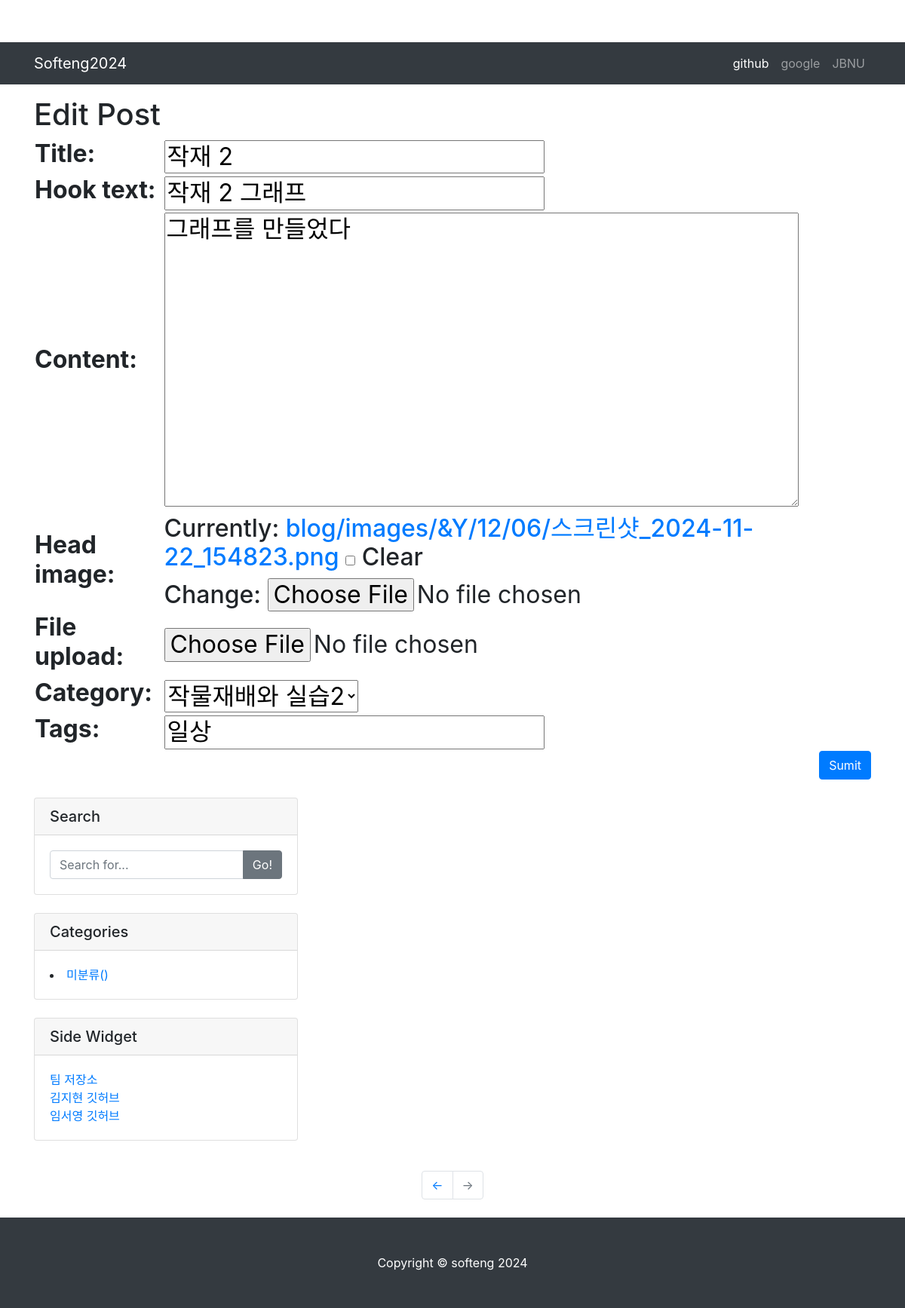
/update_post/8/ (signed in), run on the app's committed database.
### blog/models.py (models this page shows, shortened)
class Post(models.Model):
    title = models.CharField(max_length=30)
    hook_text = models.CharField(max_length=100, blank=True)
    content = models.TextField()
    head_image = models.ImageField(upload_to='blog/images/&Y/%m/%d/', blank=True)
    file_upload = models.FileField(upload_to='blog/files/%Y/%m/%d/', blank=True)
    created_at = models.DateTimeField(auto_now_add=True)
    updated_at = models.DateTimeField(auto_now=True)
    author = models.ForeignKey(User, null=True, on_delete=models.SET_NULL)
    category = models.ForeignKey(Category, null=True, blank=True, on_delete=models.SET_NULL)
    tags = models.ManyToManyField(Tag, blank=True)

class Tag(models.Model):
    name = models.CharField(max_length=50)
    slug = models.SlugField(max_length=200, unique=True, allow_unicode=True)

### blog/views.py (the view, shortened to what this page needs)
# urls.py: path('update_post/<int:pk>/', views.PostUpdate.as_view())
class PostUpdate(LoginRequiredMixin, UpdateView):
    model = Post
    fields = ['title', 'hook_text', 'content', 'head_image', 'file_upload','category']
    template_name = 'blog/post_update_form.html'
    def get_context_data(self, **kwargs):
        context = super(PostUpdate, self).get_context_data()
        if self.object.tags.exists():
            tags_str_list = list()
            for t in self.object.tags.all():
                tags_str_list.append(t.name)
            context['tags_str_default'] = '; '.join(tags_str_list)
        return context
    def dispatch(self, request, *args, **kwargs):
        if request.user.is_authenticated and request.user == self.get_object().author:
            return super(PostUpdate, self).dispatch(request, *args, **kwargs)
        else:
            raise PermissionDenied

### blog/models.py (called while the page is built)
    def __str__(self):
        return self.name

### blog/templates/blog/post_update_form.html (shortened to what this page needs)
{% extends 'blog/base_full_width.html' %}
{% block main_area %}
    <h1> Edit Post</h1>
    <h2/>
    <form method="post" enctype="mutipart/form-data">{% csrf_token %}
    <table>
        {{ form }}
        <tr>
            <th><label for="id_tags_str">Tags:</label></th>
            <td><input type="text" name="tags_str" id="id_tags_str" value="{{ tags_str_default }}"></td>
        </tr>
    </table>
    <button type="summit" class="btn btn-primary float-right">Sumit</button>
    </form>
{% endblock %}

### blog/static/blog/css/blog-post.css (style rules this page uses)
body { padding-top: 56px; }

### data on the page
Post: title "작재 2", hook_text "작재 2 그래프", content "그래프를 만들었다", category "작물재배와 실습2"
Tag: tags_str "일상"
